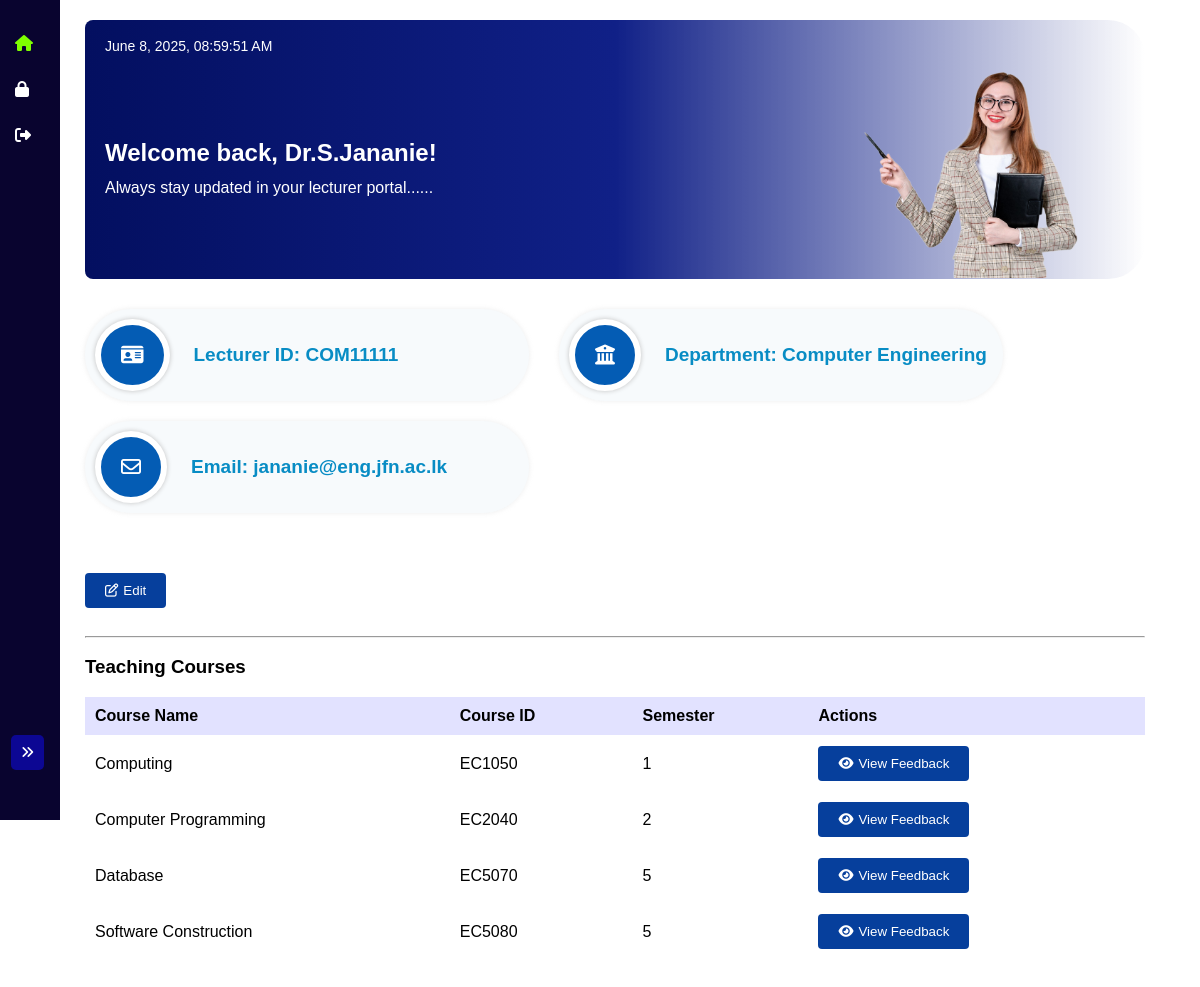
Page /Feedback Management System/Lecturer/lecturer_home.php (signed in) on the committed database.
### tables this page shows
CREATE TABLE `lecturer` (
  `LecturerId` varchar(8) NOT NULL,
  `Lecturer_Name` varchar(150) DEFAULT NULL,
  `Department` enum('Interdisciplinary studies','Computer Engineering','Civil Engineering','Mechanical Engineering','Electrical and Electronics Engineering') DEFAULT NULL,
  `Email` varchar(150) DEFAULT NULL
);

### Feedback Management System/Lecturer/lecturer_home.php (the view, shortened to what this page needs)
<?php
require_once "../MA/config.php";
$LecturerId = $Lecturer_Name = $Department = $email = "";
$sql_lecturer = "SELECT LecturerId, Lecturer_Name, Department, Email FROM lecturer WHERE Email = ?";
if ($stmt = $conn->prepare($sql_lecturer)) {
    $stmt->bind_param("s", $param_email);
    if ($stmt->execute()) {
        $stmt->store_result();
        if ($stmt->num_rows == 1) {
            $stmt->bind_result($LecturerId, $Lecturer_Name, $Department, $email);
            if ($stmt->fetch()) {
                $Lecturer_Name = $Lecturer_Name;
            }
        }
    } else {
        echo "Oops! Something went wrong. Please try again later.";
    }
}
$sql_latest_ay = "SELECT MAX(AY) as latest_ay
                  FROM teach
                  WHERE LecturerId = ?";
if ($stmt = $conn->prepare($sql_latest_ay)) {
    $param_LecturerId = $LecturerId;
}
$sql_courses = "SELECT teach.CourseId, course.Course_Name, course.Semester
                FROM teach
                JOIN course ON teach.CourseId = course.CourseId
                WHERE teach.LecturerId = ? AND teach.AY = ?";
if ($stmt = $conn->prepare($sql_courses)) {
    $stmt->bind_param("ss", $param_LecturerId, $param_latest_ay);
    if ($stmt->execute()) {
        $stmt->store_result();
        if ($stmt->num_rows > 0) {
            $stmt->bind_result($CourseId, $Course_Name, $Semester);
            $taught_courses = [];
            while ($stmt->fetch()) {
                $taught_courses[] = array("id" => $CourseId, "name" => $Course_Name, "semester" => $Semester);
            }
        }
    } else {
        echo "Oops! Something went wrong. Please try again later.";
    }
}
?>
<!DOCTYPE html>
<html lang="en">
<head>
    <link rel="stylesheet" href="lecturer_home_style.css">
    <link rel="stylesheet" href="https://cdnjs.cloudflare.com/ajax/libs/font-awesome/6.5.2/css/all.min.css" />
</head>
<body>
    <div class="sidebar collapsed" id="sidebar">
        <div class="menu">
            <a href="lecturer_home.php" class="active" onclick="expandSidebar(event)"><i class="fa-solid fa-house fa-beat"></i><span class="menu-text">Dashboard</span></a>
            <a href="#" onclick="openResetPasswordPopup(); expandSidebar(event)"><i class="fa-solid fa-lock"></i><span class="menu-text">Reset Password</span></a>
            <a href="../MA/index.php" onclick="expandSidebar(event)"><i class="fa-solid fa-right-from-bracket"></i><span class="menu-text">Logout</span></a>
        </div>
        <button class="toggle-btn" onclick="toggleSidebar()"><i class="fas fa-angle-double-right" id="toggleIcon"></i></button>
    </div>
    <div class="content expanded" id="content">
        <div class="container">
            <section class="welcome-section">
                <div class="welcome-text">
                    <p class="date" id="currentDateTime"></p>
                    <h2>Welcome back, <?php echo htmlspecialchars($Lecturer_Name); ?>!</h2>
                    <p>Always stay updated in your lecturer portal......</p>
                </div>
                <div class="welcome-image">
                    <img src="../image/11.png" alt="Welcome Image">
                </div>
            </section>
            <div class="info-container">
                <div class="info-item">
                    <i class="fa-solid fa-id-card"></i>
                    <p>Lecturer ID: <?php echo htmlspecialchars($LecturerId); ?></p>
                </div>
                <div class="info-item">
                    <i class="fa-solid fa-building-columns"></i>
                    <p>Department: <?php echo htmlspecialchars($Department); ?></p>
                </div>
            </div>
            <div class="info-container">
                <div class="info-item">
                    <i class="fa-regular fa-envelope"></i>
                    <p>Email: <?php echo htmlspecialchars($email); ?></p>
                </div>
            </div>
            <button class="edit" onclick="openPopup()"><i class="far fa-pen-to-square" style="margin-right: 5px;"></i>Edit</button>
            <hr>
            <h3>Teaching Courses</h3>
            <table>
                <tr>
                    <th>Course Name</th>
                    <th>Course ID</th>
                    <th>Semester</th>
                    <th>Actions</th>
                </tr>
                <?php
                if (isset($taught_courses)) {
                    foreach ($taught_courses as $course) {
                        echo "<tr>";
                        echo "<td>" . htmlspecialchars($course['name']) . "</td>";
                        echo "<td>" . htmlspecialchars($course['id']) . "</td>";
                        echo "<td>" . htmlspecialchars($course['semester']) . "</td>";
                        echo '<td><a href="view_lecturer_feedback.php?CourseId=' . htmlspecialchars($course['id']) . '&LecturerId=' . htmlspecialchars($LecturerId) . '"><button><i class="fa-solid fa-eye" style="margin-right: 5px;"></i>View Feedback</button></a></td>';
                        echo "</tr>";
                    }
                } else {
                    echo "<tr><td colspan='3'>No courses taught.</td></tr>";
                }
                ?>
            </table>
        </div>
    </div>
</body>
</html>

### Feedback Management System/Lecturer/lecturer_home_style.css (style rules this page uses)
body { font-family: Arial, sans-serif; margin: 0; padding: 0; background-repeat: no-repeat; background-size: cover; background-position: center; }
.content { width: 92%; height: 100%; margin-left: 5%; background-color: transparent; padding: 20px; border-radius: 8px; margin-bottom: 20px; margin-top: 0px; transition: margin-left 0.6s; }
.sidebar { width: 5%; height: 100vh; background-color: #09042f; position: fixed; top: 0; left: 0; display: flex; flex-direction: column; align-items: center; padding-top: 20px; transition: width 0.6s; }
.sidebar .menu { width: 100%; }
.sidebar .menu a { width: 100%; color: #ffffff; padding: 15px; padding-right: -15px; text-align: left; text-decoration: none; display: flex; align-items: left; justify-content: left; transition: background-color 0.6s, width 0.3s; }
.sidebar .menu a:hover, .sidebar .menu a.active { color: chartreuse; }
.sidebar .menu a i { margin-right: 0; transition: margin-right 0.6s; }
.toggle-btn { float: right; padding: 10px; margin-top: auto; margin-bottom: 50px; color: white; background-color: #0c0793; border: none; border-radius: 5px; cursor: pointer; }
.container { width: 96%; height: 100%; margin-left: 0px; background-color: transparent; padding: 20px; padding-left: 5px; border-radius: 8px; }
table { width: 100%; border-collapse: collapse; }
th, td { padding: 10px; text-align: left; border-bottom: 1px solid #ffffff; }
th { background-color: #e2e2ff; }
button { background-color: #063f9c; color: white; border: none; border-radius: 5px; padding: 8px 16px; cursor: pointer; margin-right: 5px; }
input[type="submit"], button { background-color: #063f9c; color: #fff; padding: 10px 20px; border: none; border-radius: 4px; cursor: pointer; }
.welcome-section { height: 100%; display: flex; align-items: center; justify-content: space-between; background: linear-gradient(to right, #030f60,#102087, #ffffffb6); color: white; padding-left: 20px; padding-top: 20px; padding-bottom: -50px; padding-right: 50px; border-radius: 8px; margin-bottom: 30px; margin-top: -20px; position: relative; border-top-right-radius: 37px; border-bottom-right-radius: 37px; }
.welcome-text { flex: 1; padding-right: 20px; }
.welcome-text .date { font-size: 14px; margin-top: -90px; margin-bottom: 85px; }
.welcome-text h2 { margin: 0; font-size: 24px; }
.welcome-text p { margin: 5px 0 0; font-size: 16px; padding-top: 7px; }
.welcome-image { width: 30%; border-radius: 49px; }
.welcome-image img { max-width: 100%; height: auto; margin-bottom: -3px; }
.edit { margin-top: 40px; margin-bottom: 20px; }
.info-container { display: flex; gap: 30px; margin-bottom: 20px; }
.info-item { display: flex; align-items: center; padding: 10px; width: 40%; background-color: #F7FAFC; box-shadow: 0 0 5px rgba(192, 192, 192, 0.279); border-radius: 50px; }
.info-item p { color: #088cc4; font-size: 19px; font-weight: 550; text-align: center; padding-left: 14px; }
.info-item i { margin-right: 10px; background-color: #045CB4; font-size: 20px; color: #ffffff; padding: 20px; border-radius: 50%; transition: transform 0.3s ease; border: 6px solid #ffffff; box-shadow: 0 0 5px rgb(192, 192, 192); }

### rows in the picture
lecturer: Lecturer_Name "Dr.S.Jananie", LecturerId "COM11111", Department "Computer Engineering", Email "jananie@eng.jfn.ac.lk"

### other values in the picture
$course['name'] "Computing"
$course['id'] "EC1050"
$course['semester'] "1"
$course['name'] "Computer Programming"
$course['id'] "EC2040"
$course['semester'] "2"
$course['name'] "Database"
$course['id'] "EC5070"
$course['semester'] "5"
$course['name'] "Software Construction"
$course['id'] "EC5080"
